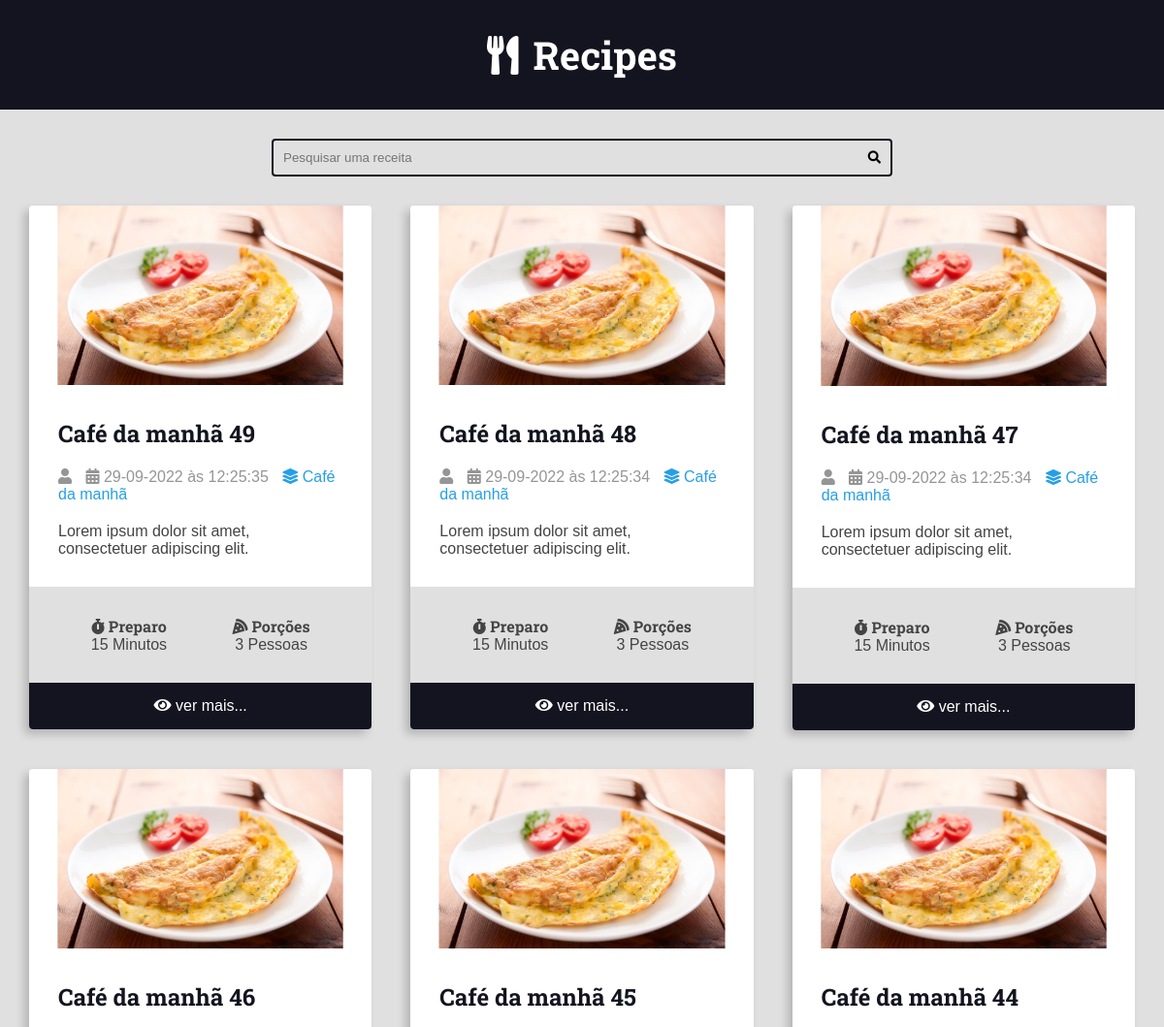
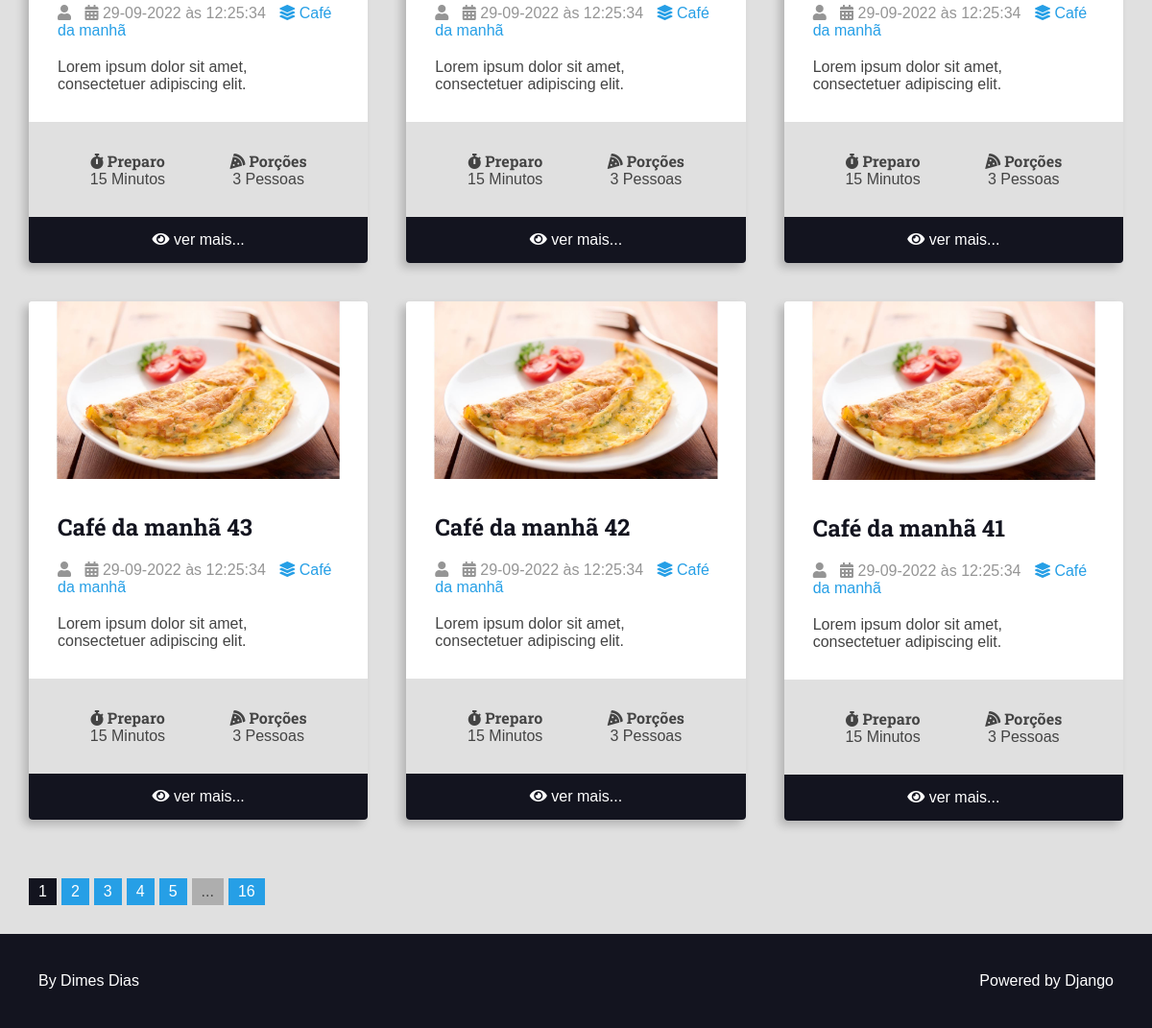
The app's page /, older data (2 pictures, top to bottom).
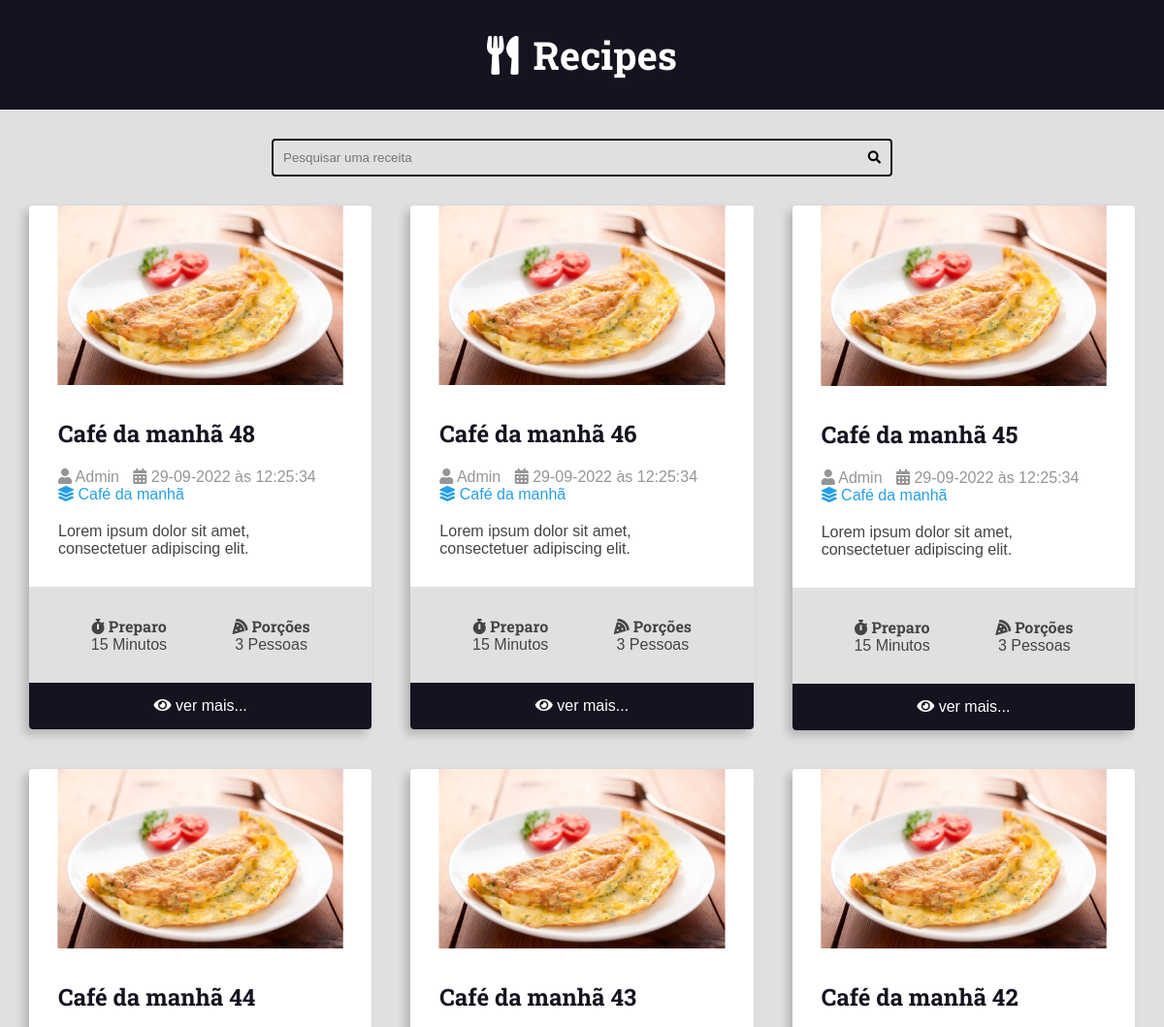
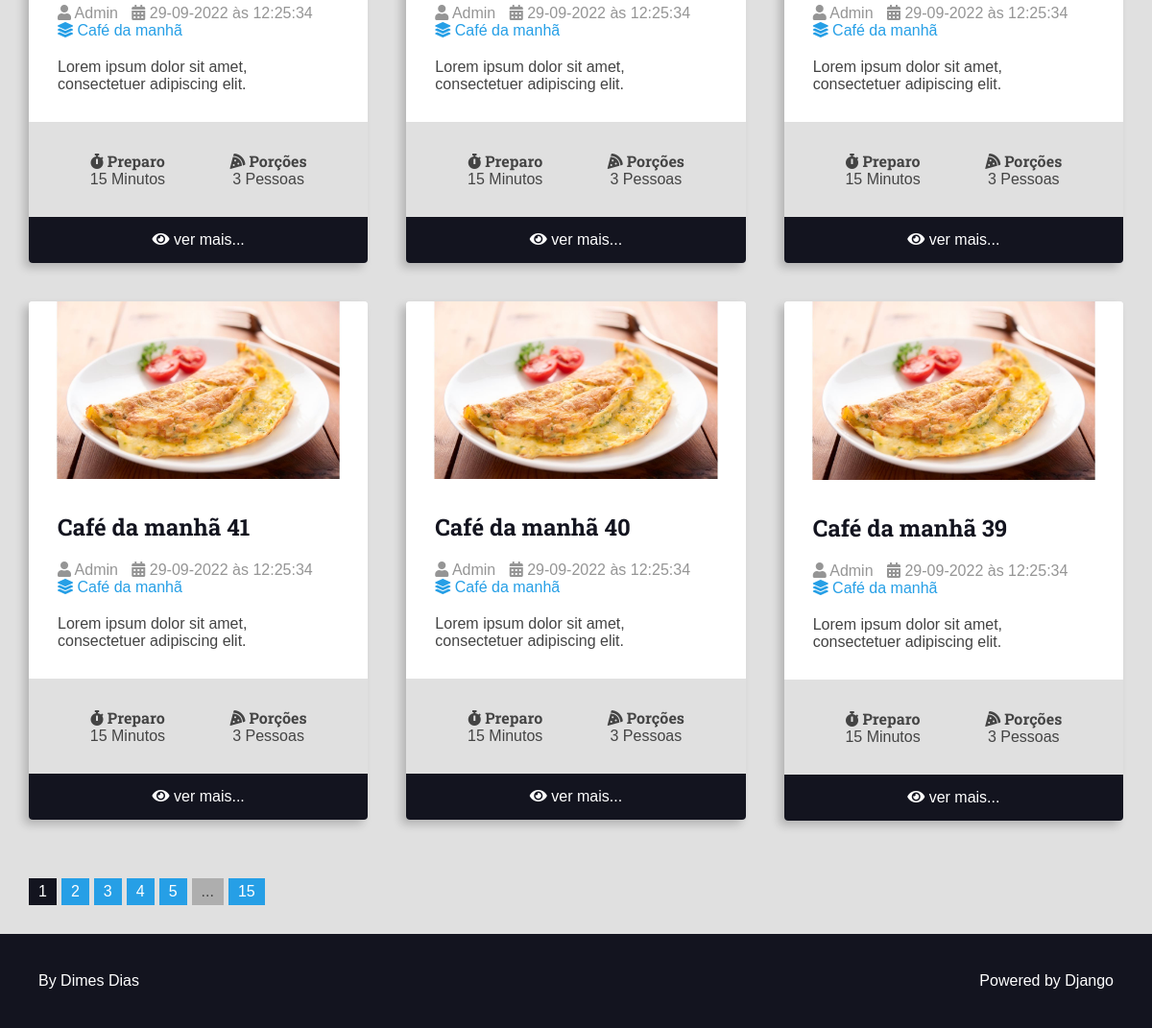
The same page, newer data (2 pictures, top to bottom).
### recipes/models.py (models this page shows, shortened)
class Recipe(models.Model):
    title = models.CharField(max_length=65, verbose_name='Título')
    description = models.CharField(max_length=165, verbose_name='Descrição')
    slug = models.SlugField(unique=True)
    preparation_time = models.IntegerField(verbose_name='Tempo de preparação')
    preparation_time_unit = models.CharField(
        max_length=65, verbose_name='Unidade do tempo de preparação')
    servings = models.IntegerField(verbose_name='Porções')
    servings_unit = models.CharField(
        max_length=65, verbose_name='Unidade das porções')
    preparation_steps = models.TextField(verbose_name='Etapas de preparação')
    preparation_steps_is_html = models.BooleanField(
        default=False, verbose_name='Etapas de preparação em HTML')
    created_at = models.DateTimeField(auto_now_add=True)
    updated_at = models.DateTimeField(auto_now=True)
    is_published = models.BooleanField(default=False, verbose_name='Publicado')
    cover = models.ImageField(
        upload_to='recipes/covers/%Y/%m/%d/',
        blank=True,
        default='',
        verbose_name='Imagem'
    )
    category = models.ForeignKey(
        Category, on_delete=models.SET_NULL, null=True, blank=True, default=None, verbose_name='Categoria')  # noqa: E501
    author = models.ForeignKey(
        User, on_delete=models.SET_NULL, null=True, verbose_name='Autor')

class Category(models.Model):
    name = models.CharField(max_length=65)

### recipes/views.py (the view)
# urls.py: path('', views.RecipeListViewHome.as_view(), name="home"),
class RecipeListViewHome(RecipeListViewBase):
    template_name = 'pages/home.html'

### recipes/views.py (called while the page is built)
    def get_queryset(self, *args, **kwargs):
        qs = super().get_queryset(*args, **kwargs)
        qs = qs.filter(
            is_published=True,
        )
        return qs

    def get_context_data(self, *args, **kwargs):
        ctx = super().get_context_data(*args, **kwargs)
        page_obj, pagination_range = make_pagination(
            self.request,
            ctx.get('recipes'),
            PER_PAGES
        )
        ctx.update({
            'recipes': page_obj,
            'pagination_range': pagination_range,
        })
        return ctx

### utils/pagination.py (called while the page is built)
def make_pagination(request, queryset, per_page, qty_pages=5):
    try:
        current_page = int(request.GET.get('page', 1))
    except ValueError:
        current_page = 1
    paginator = Paginator(queryset, per_page)  # qtde de itens por página
    page_obj = paginator.get_page(current_page)    # informa a página corrente
    pagination_range = make_pagination_range(
        paginator.page_range,
        qty_pages,
        current_page,
    )
    return page_obj, pagination_range

### recipes/templates/pages/home.html (shortened to what this page needs)
{% extends 'base/base.html' %}
{% block content %}
<div class="main-content main-content-list container">
    {% for recipe in recipes %}
        {% include 'partials/recipe.html' %}
    {% empty %}
        <h1 class='centraliza'>Nenhuma receita encontrada.. 😕</h1>
    {% endfor %}
</div>
{% endblock content %}

### recipes/templates/base/base.html (shortened to what this page needs)
{% load static %}
<!DOCTYPE html>
<html lang="pt-br">
<head>
    <link rel="stylesheet" href="https://cdnjs.cloudflare.com/ajax/libs/font-awesome/5.15.4/css/fontawesome.min.css"
 />
    <link rel="stylesheet" href="https://cdnjs.cloudflare.com/ajax/libs/font-awesome/5.15.4/css/brands.min.css"
 />
    <link rel="stylesheet" href="https://cdnjs.cloudflare.com/ajax/libs/font-awesome/5.15.4/css/solid.min.css"
 />
    <link rel="stylesheet" href="{% static 'css/styles.css' %}">
</head>
<body>
    {% include 'partials/header.html' %}
    {% block search %}
    {% include 'partials/search.html' %}
    {% endblock search %}
    <main class="main-content-container">
        {% block content %}{% endblock content %}
        {% include 'partials/pagination.html' %}
    </main>
    {% include 'partials/footer.html' %}
</body>
</html>

### recipes/templates/partials/header.html
<header class="main-header-container">
    <div class="main-header container">
        <h1>
            <a class="main-logo" href="{% url 'recipes:home' %}">
                <i class="fa fa-utensils main-logo-icon"></i>
                <span class="main-logo-text">
                    Recipes
                </span>
            </a>
        </h1>
    </div>
</header>

### recipes/templates/partials/search.html
<div class="search-container">
    <div class="container">
        <form action="{% url 'recipes:search' %}" method="GET" class="search-form">
            <input type="search" class="search-input" name="q" value="{{ search_term }}" required placeholder="Pesquisar uma receita">
            <button type="submit" class="search-button"><i class="fas fa-search"></i></button>
        </form>
    </div>
</div>

### recipes/templates/partials/recipe.html (shortened to what this page needs)
<div class="recipe recipe-list-item">
    <div class="recipe-cover">
        <a href="{% url 'recipes:recipe' recipe.id %}">
            {% if recipe.cover %}
                <img src="{{ recipe.cover.url }}" alt="Temporário">
            {% else %}
                <img src="/media/recipes/covers/imagem_padrao.jpg" alt="Temporário">
            {% endif %}
        </a>
    </div>
    <div class="recipe-title-container">
        <h2 class="recipe-title">
            <a href="{% url 'recipes:recipe' recipe.id %}">{{ recipe.title }}</a>
        </h2>
    </div>
    <div class="recipe-author">
        {% if not recipe.author is None %}
            <span class="recipe-author-item">
                <i class="fas fa-user"></i>
                {{ recipe.author.first_name }} {{ recipe.author.last_name }}
            </span>
        {% endif %}
        <span class="recipe-author-item">
            <i class="fas fa-calendar-alt"></i>
            {{ recipe.created_at|date:'d-m-Y à\s H:i:s' }}
        </span>
        {% if not recipe.category is None %}
            <span class="recipe-author-item">
                <a href="{% url 'recipes:category' recipe.category.id %}">
                    <i class="fas fa-layer-group"></i>
                    <span>{{ recipe.category.name }}</span>
                </a>
            </span>
        {% endif %}
    </div>
    <div class="recipe-content">
        <p>{{ recipe.description }}</p>
    </div>
    <div class="recipe-meta-container">
        <div class="recipe-meta recipe-preparation">
            <h3 class="recipe-meta-title"><i class="fas fa-stopwatch"></i> Preparo</h3>
            <div class="recipe-meta-text">
                {{ recipe.preparation_time }} {{ recipe.preparation_time_unit }}
            </div>
        </div>
        <div class="recipe-meta recipe-servings">
            <h3 class="recipe-meta-title"><i class="fas fa-pizza-slice"></i> Porções</h3>
            <div class="recipe-meta-text">
                {{ recipe.servings }} {{ recipe.servings_unit }}
            </div>
        </div>
    </div>
    {% if not is_detail_page is True %}
    <footer class="recipe-footer">
        <a class="recipe-read-more button button-dark button-full-width" href="{% url 'recipes:recipe' recipe.id %}">
            <i class="fas fa-eye"></i>
            <span>ver mais...</span>
        </a>
    </footer>
    {% endif %}
</div>

### recipes/templates/partials/pagination.html (shortened to what this page needs)
{% if recipes.has_other_pages %}
    <div class="container pagination">
        <div class="pagination-content">
            {% for page in pagination_range.pagination %}
                {% if pagination_range.current_page == page %}
                    <span class="page-link page-item page-current">{{ page }}</span>
                {% else %}
                    <a href="?page={{ page }}{{ additional_url_query }}" class="page-link page-item">{{ page }}</a>
                {% endif %}
            {% endfor %}
            {% if pagination_range.last_page_out_of_range %}
                <span class="page-item">...</span>
                <a href="?page={{ pagination_range.total_pages }}{{ additional_url_query }}" class="page-link page-item">{{ pagination_range.total_pages }}</a>
            {% endif %}
        </div>
    </div>
{% endif %}

### recipes/templates/partials/footer.html
<footer class="main-footer">
  <div class="developer">
    <a href="https://www.otaviomiranda.com.br/" target="_blank" rel="noreferrer noopener">By Dimes Dias</a>
  </div>
  <div class="powered">
    <a href="https://www.djangoproject.com/" target="_blank" rel="noreferrer noopener">Powered by Django</a>
  </div>
</footer>

### recipes/static/css/styles.css (style rules this page uses)
:root { --color-primary: #269fe6; --color-primary-hover: #2086c2; --color-primary-dark: #13141f; --color-primary-dark-hover: #212336; --color-primary-light: #d4ecfa; --color-primary-light-hover: #bdd8e7; --color-white: #fff; --color-black: #000; --color-dark-text: #444; --color-info-light: #cce5ff; --color-debug-light: #cce5ff; --color-success-light: #d4edda; --color-alert-light: #fff3cd; --color-warning-light: #fff3cd; --color-error-light: #f8d7da; --color-info-dark: #4d86c4; --color-debug-dark: #4d86c4; --color-success-dark: #4a9c5d; --color-alert-dark: #927f40; --color-warning-dark: #927f40; --color-error-dark: #da525d; --color-gray-0: #f9f9f9; --color-gray-1: #e0e0e0; --color-gray-2: #c7c7c7; --color-gray-3: #aeaeae; --color-gray-4: #959595; --color-gray-5: #7d7d7d; --color-gray-6: #646464; --color-gray-7: #4b4b4b; --color-gray-8: #323232; --color-gray-9: #191919; --font-primary: sans-serif; --font-headings: 'Roboto Slab', serif; --spacing-gutter-medium: 3rem; --spacing-gutter-large: 4rem; }
* { padding: 0; margin: 0; box-sizing: border-box; }
html { font-size: 62.5%; }
body { font-size: 1.6rem; font-family: var(--font-primary); background: var(--color-gray-1); color: var(--color-dark-text); }
h1, h2, h3, h4, h5, h6 { font-family: var(--font-headings); }
img { max-width: 100%; }
a { color: var(--color-primary); text-decoration: none; }
.main-header-container { background: var(--color-primary-dark) }
.container { max-width: 144rem; margin: 0 auto; padding: var(--spacing-gutter-medium); }
.main-logo { font-size: 4rem; color: var(--color-white); text-decoration: none; display: flex; flex-flow: row nowrap; align-items: center; justify-content: center; width: fit-content; margin: 0 auto; }
.main-logo-icon { margin-right: 1.5rem; }
.search-form { border: .2rem solid var(--color-primary-dark); max-width: 64rem; margin: 0 auto; border-radius: .4rem; transition: all 300ms ease-in-out; }
.search-input, .search-button { border: none; background: none; outline: none; padding: 1rem; transition: all 300ms ease-in-out; }
.search-input { width: calc(100% - 3.4rem); padding-right: 0; }
.search-button { float: right; }
.main-content { padding-top: 0; }
.main-content-list { display: grid; grid-template-columns: repeat(auto-fit, minmax(340px, 1fr)); gap: var(--spacing-gutter-large) }
.recipe { background: var(--color-white); box-shadow: -5px 5px 10px rgba(0, 0, 0, .2); transform: scale(1); transition: all 300ms ease-in-out; border-radius: .4rem; overflow: hidden; }
.recipe img { width: 100%; }
.recipe-list-item { max-width: 64rem; height: min-content; }
.recipe-title-container { padding: var(--spacing-gutter-medium); padding-bottom: 2rem; }
.recipe-title-container a { text-decoration: none; color: var(--color-primary-dark); }
.recipe-author { padding: 0 var(--spacing-gutter-medium); }
.recipe-content { padding: var(--spacing-gutter-medium); padding-top: 2rem; }
.recipe-author-item { color: var(--color-gray-4); margin-right: 1rem; }
.recipe-author a { color: var(--color-primary); transition: all 300ms ease-in-out; text-decoration: none; }
.recipe-meta-container { display: flex; flex-flow: row wrap; padding: var(--spacing-gutter-medium); background: var(--color-gray-1); }
.recipe-meta { display: flex; flex-flow: column nowrap; flex-shrink: 1; flex-grow: 1; text-align: center; }
.recipe-meta-title { font-size: 1.6rem; }
.recipe-footer a { background: var(--color-primary-dark); display: block; color: var(--color-white); text-decoration: none; text-align: center; padding: 1.5rem var(--spacing-gutter-medium); transition: all 300ms ease-in-out; }
.main-footer { display: flex; align-items: center; justify-content: space-between; background: var(--color-primary-dark); color: var(--color-white); padding: var(--spacing-gutter-large); }
.main-footer a { color: var(--color-white); text-decoration: none; transition: all 300ms ease-in-out; }
.pagination-content { display: flex; flex-flow: row wrap; gap: 1rem 0.5rem; }
.pagination .page-item { background: var(--color-gray-3); padding: 0.5rem 1rem; }
.pagination .page-link { text-decoration: none; background: var(--color-primary); color: var(--color-white); }
.pagination .page-current { background: var(--color-primary-dark); }

Row changes from the older to the newer data that the page shows:
removed Recipe: cover (picture), title "Café da manhã 49", created_at "29-09-2022 às 12:25:35", category.name "Café da manhã", description "Lorem ipsum dolor sit amet, consectetuer adipiscing elit.", preparation_time "15", preparation_time_unit "Minutos", servings "3", servings_unit "Pessoas"
removed Recipe: cover (picture), title "Café da manhã 47", created_at "29-09-2022 às 12:25:34", category.name "Café da manhã", description "Lorem ipsum dolor sit amet, consectetuer adipiscing elit.", preparation_time "15", preparation_time_unit "Minutos", servings "3", servings_unit "Pessoas"
changed through a linked row, Recipe "Café da manhã 48": author.first_name (not shown) → "Admin"
changed through a linked row, Recipe "Café da manhã 46": author.first_name (not shown) → "Admin"
changed through a linked row, Recipe "Café da manhã 45": author.first_name (not shown) → "Admin"
changed through a linked row, Recipe "Café da manhã 44": author.first_name (not shown) → "Admin"
changed through a linked row, Recipe "Café da manhã 43": author.first_name (not shown) → "Admin"
changed through a linked row, Recipe "Café da manhã 42": author.first_name (not shown) → "Admin"
changed through a linked row, Recipe "Café da manhã 41": author.first_name (not shown) → "Admin"
now on this page (row unchanged): Recipe: cover (picture), title "Café da manhã 40", author.first_name "Admin", created_at "29-09-2022 às 12:25:34", category.name "Café da manhã", description "Lorem ipsum dolor sit amet, consectetuer adipiscing elit.", preparation_time "15", preparation_time_unit "Minutos", servings "3", servings_unit "Pessoas"
now on this page (row unchanged): Recipe: cover (picture), title "Café da manhã 39", author.first_name "Admin", created_at "29-09-2022 às 12:25:34", category.name "Café da manhã", description "Lorem ipsum dolor sit amet, consectetuer adipiscing elit.", preparation_time "15", preparation_time_unit "Minutos", servings "3", servings_unit "Pessoas"
Text that changed along with them:
{{ pagination_range.total_pages }}: "16" → "15"
